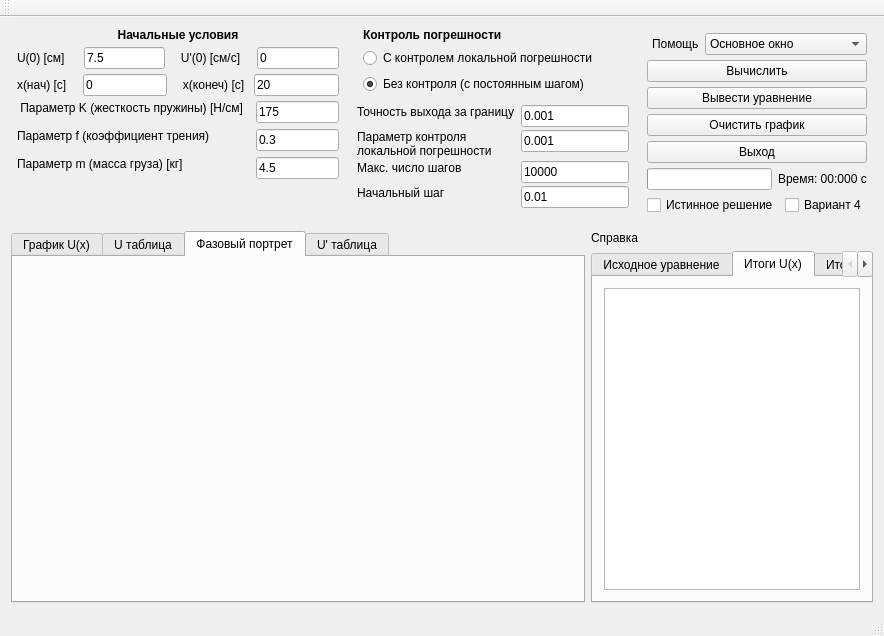
<?xml version="1.0" encoding="UTF-8"?>
<ui version="4.0">
 <class>MainWindow</class>
 <widget class="QMainWindow" name="MainWindow">
  <property name="geometry">
   <rect>
    <x>0</x>
    <y>0</y>
    <width>884</width>
    <height>636</height>
   </rect>
  </property>
  <property name="windowTitle">
   <string>MainWindow</string>
  </property>
  <widget class="QWidget" name="centralWidget">
   <layout class="QVBoxLayout" name="verticalLayout_7">
    <item>
     <layout class="QHBoxLayout" name="horizontalLayout_13">
      <property name="sizeConstraint">
       <enum>QLayout::SetMinimumSize</enum>
      </property>
      <item>
       <layout class="QVBoxLayout" name="verticalLayout_5">
        <property name="spacing">
         <number>0</number>
        </property>
        <property name="leftMargin">
         <number>6</number>
        </property>
        <property name="rightMargin">
         <number>6</number>
        </property>
        <property name="bottomMargin">
         <number>10</number>
        </property>
        <item>
         <widget class="QLabel" name="label_2">
          <property name="sizePolicy">
           <sizepolicy hsizetype="Preferred" vsizetype="Fixed">
            <horstretch>0</horstretch>
            <verstretch>0</verstretch>
           </sizepolicy>
          </property>
          <property name="font">
           <font>
            <weight>75</weight>
            <bold>true</bold>
           </font>
          </property>
          <property name="text">
           <string>Начальные условия</string>
          </property>
          <property name="alignment">
           <set>Qt::AlignCenter</set>
          </property>
         </widget>
        </item>
        <item>
         <layout class="QHBoxLayout" name="horizontalLayout">
          <property name="topMargin">
           <number>5</number>
          </property>
          <item>
           <widget class="QLabel" name="label_10">
            <property name="sizePolicy">
             <sizepolicy hsizetype="Preferred" vsizetype="Fixed">
              <horstretch>0</horstretch>
              <verstretch>0</verstretch>
             </sizepolicy>
            </property>
            <property name="text">
             <string>U(0) [см]    </string>
            </property>
           </widget>
          </item>
          <item>
           <widget class="QLineEdit" name="lineEdit_7">
            <property name="sizePolicy">
             <sizepolicy hsizetype="Expanding" vsizetype="Fixed">
              <horstretch>0</horstretch>
              <verstretch>0</verstretch>
             </sizepolicy>
            </property>
            <property name="text">
             <string>7.5</string>
            </property>
           </widget>
          </item>
          <item>
           <widget class="QLabel" name="label_11">
            <property name="sizePolicy">
             <sizepolicy hsizetype="Preferred" vsizetype="Fixed">
              <horstretch>0</horstretch>
              <verstretch>0</verstretch>
             </sizepolicy>
            </property>
            <property name="text">
             <string>   U'(0) [см/с]   </string>
            </property>
           </widget>
          </item>
          <item>
           <widget class="QLineEdit" name="lineEdit_6">
            <property name="sizePolicy">
             <sizepolicy hsizetype="Expanding" vsizetype="Fixed">
              <horstretch>0</horstretch>
              <verstretch>0</verstretch>
             </sizepolicy>
            </property>
            <property name="text">
             <string>0</string>
            </property>
           </widget>
          </item>
         </layout>
        </item>
        <item>
         <layout class="QHBoxLayout" name="horizontalLayout_2">
          <property name="topMargin">
           <number>5</number>
          </property>
          <item>
           <widget class="QLabel" name="label_12">
            <property name="sizePolicy">
             <sizepolicy hsizetype="Preferred" vsizetype="Fixed">
              <horstretch>0</horstretch>
              <verstretch>0</verstretch>
             </sizepolicy>
            </property>
            <property name="text">
             <string>x(нач) [c]   </string>
            </property>
           </widget>
          </item>
          <item>
           <widget class="QLineEdit" name="lineEdit_8">
            <property name="sizePolicy">
             <sizepolicy hsizetype="Expanding" vsizetype="Fixed">
              <horstretch>0</horstretch>
              <verstretch>0</verstretch>
             </sizepolicy>
            </property>
            <property name="text">
             <string>0</string>
            </property>
           </widget>
          </item>
          <item>
           <widget class="QLabel" name="label_13">
            <property name="sizePolicy">
             <sizepolicy hsizetype="Preferred" vsizetype="Fixed">
              <horstretch>0</horstretch>
              <verstretch>0</verstretch>
             </sizepolicy>
            </property>
            <property name="text">
             <string>   x(конеч) [c] </string>
            </property>
           </widget>
          </item>
          <item>
           <widget class="QLineEdit" name="leX_end">
            <property name="sizePolicy">
             <sizepolicy hsizetype="Expanding" vsizetype="Fixed">
              <horstretch>0</horstretch>
              <verstretch>0</verstretch>
             </sizepolicy>
            </property>
            <property name="text">
             <string>20</string>
            </property>
           </widget>
          </item>
         </layout>
        </item>
        <item>
         <layout class="QFormLayout" name="formLayout_2">
          <property name="sizeConstraint">
           <enum>QLayout::SetNoConstraint</enum>
          </property>
          <property name="fieldGrowthPolicy">
           <enum>QFormLayout::FieldsStayAtSizeHint</enum>
          </property>
          <property name="topMargin">
           <number>5</number>
          </property>
          <item row="0" column="0">
           <widget class="QLabel" name="label_14">
            <property name="sizePolicy">
             <sizepolicy hsizetype="Preferred" vsizetype="Fixed">
              <horstretch>0</horstretch>
              <verstretch>0</verstretch>
             </sizepolicy>
            </property>
            <property name="text">
             <string> Параметр K (жесткость пружины) [H/см]  </string>
            </property>
           </widget>
          </item>
          <item row="0" column="1">
           <widget class="QLineEdit" name="lineEdit_10">
            <property name="sizePolicy">
             <sizepolicy hsizetype="Expanding" vsizetype="Fixed">
              <horstretch>0</horstretch>
              <verstretch>0</verstretch>
             </sizepolicy>
            </property>
            <property name="text">
             <string>175</string>
            </property>
           </widget>
          </item>
          <item row="1" column="0">
           <widget class="QLabel" name="label_15">
            <property name="sizePolicy">
             <sizepolicy hsizetype="Preferred" vsizetype="Fixed">
              <horstretch>0</horstretch>
              <verstretch>0</verstretch>
             </sizepolicy>
            </property>
            <property name="text">
             <string>Параметр f (коэффициент трения)  </string>
            </property>
           </widget>
          </item>
          <item row="1" column="1">
           <widget class="QLineEdit" name="lineEdit_11">
            <property name="sizePolicy">
             <sizepolicy hsizetype="Expanding" vsizetype="Fixed">
              <horstretch>0</horstretch>
              <verstretch>0</verstretch>
             </sizepolicy>
            </property>
            <property name="text">
             <string>0.3</string>
            </property>
           </widget>
          </item>
          <item row="2" column="0">
           <widget class="QLabel" name="label_16">
            <property name="sizePolicy">
             <sizepolicy hsizetype="Preferred" vsizetype="Fixed">
              <horstretch>0</horstretch>
              <verstretch>0</verstretch>
             </sizepolicy>
            </property>
            <property name="text">
             <string>Параметр m (масса груза) [кг]                </string>
            </property>
           </widget>
          </item>
          <item row="2" column="1">
           <widget class="QLineEdit" name="lineEdit_12">
            <property name="sizePolicy">
             <sizepolicy hsizetype="Expanding" vsizetype="Fixed">
              <horstretch>0</horstretch>
              <verstretch>0</verstretch>
             </sizepolicy>
            </property>
            <property name="text">
             <string>4.5</string>
            </property>
           </widget>
          </item>
         </layout>
        </item>
       </layout>
      </item>
      <item>
       <layout class="QVBoxLayout" name="verticalLayout_2">
        <property name="leftMargin">
         <number>6</number>
        </property>
        <property name="rightMargin">
         <number>6</number>
        </property>
        <property name="bottomMargin">
         <number>10</number>
        </property>
        <item>
         <layout class="QVBoxLayout" name="verticalLayout_4">
          <property name="sizeConstraint">
           <enum>QLayout::SetFixedSize</enum>
          </property>
          <property name="leftMargin">
           <number>6</number>
          </property>
          <property name="rightMargin">
           <number>6</number>
          </property>
          <item>
           <widget class="QLabel" name="label_9">
            <property name="sizePolicy">
             <sizepolicy hsizetype="Preferred" vsizetype="Fixed">
              <horstretch>0</horstretch>
              <verstretch>0</verstretch>
             </sizepolicy>
            </property>
            <property name="font">
             <font>
              <weight>75</weight>
              <bold>true</bold>
             </font>
            </property>
            <property name="text">
             <string>Контроль погрешности</string>
            </property>
           </widget>
          </item>
          <item>
           <widget class="QRadioButton" name="radioButton_2">
            <property name="sizePolicy">
             <sizepolicy hsizetype="Minimum" vsizetype="Fixed">
              <horstretch>0</horstretch>
              <verstretch>0</verstretch>
             </sizepolicy>
            </property>
            <property name="text">
             <string>С контролем локальной погрешности</string>
            </property>
            <property name="checked">
             <bool>false</bool>
            </property>
           </widget>
          </item>
          <item>
           <widget class="QRadioButton" name="radioButton_3">
            <property name="sizePolicy">
             <sizepolicy hsizetype="Minimum" vsizetype="Fixed">
              <horstretch>0</horstretch>
              <verstretch>0</verstretch>
             </sizepolicy>
            </property>
            <property name="text">
             <string>Без контроля (с постоянным шагом)</string>
            </property>
            <property name="checked">
             <bool>true</bool>
            </property>
           </widget>
          </item>
         </layout>
        </item>
        <item>
         <layout class="QFormLayout" name="formLayout">
          <property name="sizeConstraint">
           <enum>QLayout::SetFixedSize</enum>
          </property>
          <property name="fieldGrowthPolicy">
           <enum>QFormLayout::FieldsStayAtSizeHint</enum>
          </property>
          <property name="rowWrapPolicy">
           <enum>QFormLayout::DontWrapRows</enum>
          </property>
          <property name="verticalSpacing">
           <number>3</number>
          </property>
          <property name="topMargin">
           <number>5</number>
          </property>
          <item row="0" column="0">
           <widget class="QLabel" name="label_3">
            <property name="sizePolicy">
             <sizepolicy hsizetype="Preferred" vsizetype="Fixed">
              <horstretch>0</horstretch>
              <verstretch>0</verstretch>
             </sizepolicy>
            </property>
            <property name="text">
             <string>Точность выхода за границу</string>
            </property>
           </widget>
          </item>
          <item row="0" column="1">
           <widget class="QLineEdit" name="lineEdit">
            <property name="sizePolicy">
             <sizepolicy hsizetype="MinimumExpanding" vsizetype="Fixed">
              <horstretch>0</horstretch>
              <verstretch>0</verstretch>
             </sizepolicy>
            </property>
            <property name="text">
             <string>0.001</string>
            </property>
           </widget>
          </item>
          <item row="1" column="0">
           <widget class="QLabel" name="label_4">
            <property name="sizePolicy">
             <sizepolicy hsizetype="Preferred" vsizetype="Fixed">
              <horstretch>0</horstretch>
              <verstretch>0</verstretch>
             </sizepolicy>
            </property>
            <property name="text">
             <string>Параметр контроля локальной погрешности </string>
            </property>
            <property name="wordWrap">
             <bool>true</bool>
            </property>
           </widget>
          </item>
          <item row="1" column="1">
           <widget class="QLineEdit" name="lineEdit_2">
            <property name="sizePolicy">
             <sizepolicy hsizetype="MinimumExpanding" vsizetype="Fixed">
              <horstretch>0</horstretch>
              <verstretch>0</verstretch>
             </sizepolicy>
            </property>
            <property name="text">
             <string>0.001</string>
            </property>
           </widget>
          </item>
          <item row="2" column="0">
           <widget class="QLabel" name="label_5">
            <property name="sizePolicy">
             <sizepolicy hsizetype="Preferred" vsizetype="Fixed">
              <horstretch>0</horstretch>
              <verstretch>0</verstretch>
             </sizepolicy>
            </property>
            <property name="text">
             <string>Макс. число шагов</string>
            </property>
           </widget>
          </item>
          <item row="2" column="1">
           <widget class="QLineEdit" name="lineEdit_3">
            <property name="sizePolicy">
             <sizepolicy hsizetype="MinimumExpanding" vsizetype="Fixed">
              <horstretch>0</horstretch>
              <verstretch>0</verstretch>
             </sizepolicy>
            </property>
            <property name="text">
             <string>10000</string>
            </property>
           </widget>
          </item>
          <item row="3" column="0">
           <widget class="QLabel" name="label_6">
            <property name="sizePolicy">
             <sizepolicy hsizetype="Preferred" vsizetype="Fixed">
              <horstretch>0</horstretch>
              <verstretch>0</verstretch>
             </sizepolicy>
            </property>
            <property name="text">
             <string>Начальный шаг</string>
            </property>
           </widget>
          </item>
          <item row="3" column="1">
           <widget class="QLineEdit" name="lineEdit_4">
            <property name="sizePolicy">
             <sizepolicy hsizetype="MinimumExpanding" vsizetype="Fixed">
              <horstretch>0</horstretch>
              <verstretch>0</verstretch>
             </sizepolicy>
            </property>
            <property name="text">
             <string>0.01</string>
            </property>
           </widget>
          </item>
         </layout>
        </item>
       </layout>
      </item>
      <item>
       <spacer name="horizontalSpacer">
        <property name="orientation">
         <enum>Qt::Horizontal</enum>
        </property>
        <property name="sizeHint" stdset="0">
         <size>
          <width>40</width>
          <height>20</height>
         </size>
        </property>
       </spacer>
      </item>
      <item>
       <layout class="QVBoxLayout" name="verticalLayout" stretch="0,0,0,0,0,0,0">
        <property name="spacing">
         <number>5</number>
        </property>
        <property name="leftMargin">
         <number>6</number>
        </property>
        <property name="rightMargin">
         <number>6</number>
        </property>
        <property name="bottomMargin">
         <number>10</number>
        </property>
        <item>
         <layout class="QHBoxLayout" name="horizontalLayout_11">
          <property name="topMargin">
           <number>5</number>
          </property>
          <item>
           <widget class="QLabel" name="label">
            <property name="sizePolicy">
             <sizepolicy hsizetype="Fixed" vsizetype="Fixed">
              <horstretch>0</horstretch>
              <verstretch>0</verstretch>
             </sizepolicy>
            </property>
            <property name="font">
             <font>
              <weight>50</weight>
              <bold>false</bold>
             </font>
            </property>
            <property name="toolTip">
             <string>&lt;html&gt;&lt;head/&gt;&lt;body&gt;&lt;p&gt;Задача&lt;/p&gt;&lt;/body&gt;&lt;/html&gt;</string>
            </property>
            <property name="text">
             <string>Помощь</string>
            </property>
            <property name="indent">
             <number>5</number>
            </property>
           </widget>
          </item>
          <item>
           <widget class="QComboBox" name="comboBox">
            <property name="enabled">
             <bool>true</bool>
            </property>
            <property name="sizePolicy">
             <sizepolicy hsizetype="MinimumExpanding" vsizetype="Fixed">
              <horstretch>0</horstretch>
              <verstretch>0</verstretch>
             </sizepolicy>
            </property>
            <property name="editable">
             <bool>false</bool>
            </property>
            <property name="currentText">
             <string>Основное окно</string>
            </property>
            <item>
             <property name="text">
              <string>Основное окно</string>
             </property>
            </item>
            <item>
             <property name="text">
              <string>Постановка задачи</string>
             </property>
            </item>
           </widget>
          </item>
         </layout>
        </item>
        <item>
         <widget class="QPushButton" name="pbCalculate">
          <property name="sizePolicy">
           <sizepolicy hsizetype="MinimumExpanding" vsizetype="Fixed">
            <horstretch>0</horstretch>
            <verstretch>0</verstretch>
           </sizepolicy>
          </property>
          <property name="text">
           <string>Вычислить</string>
          </property>
         </widget>
        </item>
        <item>
         <widget class="QPushButton" name="pbResults">
          <property name="sizePolicy">
           <sizepolicy hsizetype="MinimumExpanding" vsizetype="Fixed">
            <horstretch>0</horstretch>
            <verstretch>0</verstretch>
           </sizepolicy>
          </property>
          <property name="text">
           <string>Вывести уравнение</string>
          </property>
         </widget>
        </item>
        <item>
         <widget class="QPushButton" name="pbClearCharts">
          <property name="sizePolicy">
           <sizepolicy hsizetype="MinimumExpanding" vsizetype="Fixed">
            <horstretch>0</horstretch>
            <verstretch>0</verstretch>
           </sizepolicy>
          </property>
          <property name="text">
           <string>Очистить график</string>
          </property>
         </widget>
        </item>
        <item>
         <widget class="QPushButton" name="pbQuit">
          <property name="sizePolicy">
           <sizepolicy hsizetype="MinimumExpanding" vsizetype="Fixed">
            <horstretch>0</horstretch>
            <verstretch>0</verstretch>
           </sizepolicy>
          </property>
          <property name="text">
           <string>Выход</string>
          </property>
         </widget>
        </item>
        <item>
         <layout class="QVBoxLayout" name="verticalLayout_6">
          <property name="spacing">
           <number>0</number>
          </property>
          <property name="bottomMargin">
           <number>0</number>
          </property>
          <item>
           <layout class="QHBoxLayout" name="horizontalLayout_12">
            <item>
             <widget class="QProgressBar" name="progBar">
              <property name="sizePolicy">
               <sizepolicy hsizetype="MinimumExpanding" vsizetype="Fixed">
                <horstretch>0</horstretch>
                <verstretch>0</verstretch>
               </sizepolicy>
              </property>
              <property name="maximum">
               <number>50</number>
              </property>
              <property name="value">
               <number>0</number>
              </property>
              <property name="textVisible">
               <bool>false</bool>
              </property>
             </widget>
            </item>
            <item>
             <widget class="QLabel" name="lbElapsedTSecs">
              <property name="sizePolicy">
               <sizepolicy hsizetype="Fixed" vsizetype="Fixed">
                <horstretch>0</horstretch>
                <verstretch>0</verstretch>
               </sizepolicy>
              </property>
              <property name="text">
               <string>Время: 00:000 с</string>
              </property>
             </widget>
            </item>
           </layout>
          </item>
         </layout>
        </item>
        <item>
         <layout class="QHBoxLayout" name="horizontalLayout_3">
          <item>
           <widget class="QCheckBox" name="check_true">
            <property name="text">
             <string>Истинное решение</string>
            </property>
           </widget>
          </item>
          <item>
           <widget class="QCheckBox" name="check_var4">
            <property name="text">
             <string>Вариант 4</string>
            </property>
           </widget>
          </item>
         </layout>
        </item>
       </layout>
      </item>
     </layout>
    </item>
    <item>
     <layout class="QHBoxLayout" name="horizontalLayout_14">
      <property name="sizeConstraint">
       <enum>QLayout::SetMaximumSize</enum>
      </property>
      <item>
       <widget class="QTabWidget" name="twMain">
        <property name="sizePolicy">
         <sizepolicy hsizetype="Expanding" vsizetype="Expanding">
          <horstretch>0</horstretch>
          <verstretch>200</verstretch>
         </sizepolicy>
        </property>
        <property name="currentIndex">
         <number>2</number>
        </property>
        <widget class="QWidget" name="tabChart">
         <attribute name="title">
          <string>График U(x)</string>
         </attribute>
        </widget>
        <widget class="QWidget" name="tabTable">
         <attribute name="title">
          <string>U таблица</string>
         </attribute>
         <layout class="QHBoxLayout" name="horizontalLayout_6">
          <item>
           <widget class="QTableWidget" name="tableWidget"/>
          </item>
         </layout>
        </widget>
        <widget class="QWidget" name="tab_chart2">
         <attribute name="title">
          <string>Фазовый портрет</string>
         </attribute>
        </widget>
        <widget class="QWidget" name="tab_11">
         <attribute name="title">
          <string>U' таблица</string>
         </attribute>
         <layout class="QHBoxLayout" name="horizontalLayout_8">
          <item>
           <widget class="QTableWidget" name="tableWidget_2"/>
          </item>
         </layout>
        </widget>
       </widget>
      </item>
      <item>
       <layout class="QVBoxLayout" name="verticalLayout_3">
        <item>
         <widget class="QLabel" name="label_7">
          <property name="text">
           <string>Справка</string>
          </property>
         </widget>
        </item>
        <item>
         <widget class="QTabWidget" name="twInfo">
          <property name="sizePolicy">
           <sizepolicy hsizetype="Preferred" vsizetype="Expanding">
            <horstretch>0</horstretch>
            <verstretch>200</verstretch>
           </sizepolicy>
          </property>
          <property name="minimumSize">
           <size>
            <width>200</width>
            <height>0</height>
           </size>
          </property>
          <property name="maximumSize">
           <size>
            <width>300</width>
            <height>16777215</height>
           </size>
          </property>
          <property name="toolTip">
           <string>&lt;html&gt;&lt;head/&gt;&lt;body&gt;&lt;p&gt;U0=1&lt;/p&gt;&lt;/body&gt;&lt;/html&gt;</string>
          </property>
          <property name="currentIndex">
           <number>1</number>
          </property>
          <widget class="QWidget" name="tab_1">
           <attribute name="title">
            <string>Исходное уравнение</string>
           </attribute>
           <layout class="QHBoxLayout" name="horizontalLayout_10" stretch="0">
            <property name="spacing">
             <number>3</number>
            </property>
            <property name="leftMargin">
             <number>3</number>
            </property>
            <property name="topMargin">
             <number>3</number>
            </property>
            <property name="rightMargin">
             <number>3</number>
            </property>
            <property name="bottomMargin">
             <number>3</number>
            </property>
            <item>
             <widget class="QTextEdit" name="teInfo">
              <property name="sizePolicy">
               <sizepolicy hsizetype="Preferred" vsizetype="Expanding">
                <horstretch>0</horstretch>
                <verstretch>0</verstretch>
               </sizepolicy>
              </property>
             </widget>
            </item>
           </layout>
          </widget>
          <widget class="QWidget" name="tab_2">
           <attribute name="title">
            <string>Итоги U(x)</string>
           </attribute>
           <layout class="QHBoxLayout" name="horizontalLayout_9">
            <item>
             <widget class="QTextEdit" name="textEdit">
              <property name="sizePolicy">
               <sizepolicy hsizetype="Expanding" vsizetype="Expanding">
                <horstretch>0</horstretch>
                <verstretch>0</verstretch>
               </sizepolicy>
              </property>
             </widget>
            </item>
           </layout>
          </widget>
          <widget class="QWidget" name="tab_6">
           <attribute name="title">
            <string>Итоги U'(x)</string>
           </attribute>
           <layout class="QHBoxLayout" name="horizontalLayout_7">
            <item>
             <widget class="QTextEdit" name="textEdit_2"/>
            </item>
           </layout>
          </widget>
         </widget>
        </item>
       </layout>
      </item>
     </layout>
    </item>
   </layout>
  </widget>
  <widget class="QMenuBar" name="menuBar">
   <property name="geometry">
    <rect>
     <x>0</x>
     <y>0</y>
     <width>884</width>
     <height>17</height>
    </rect>
   </property>
  </widget>
  <widget class="QToolBar" name="mainToolBar">
   <attribute name="toolBarArea">
    <enum>TopToolBarArea</enum>
   </attribute>
   <attribute name="toolBarBreak">
    <bool>false</bool>
   </attribute>
  </widget>
  <widget class="QStatusBar" name="statusBar"/>
 </widget>
 <layoutdefault spacing="6" margin="11"/>
 <resources/>
 <connections>
  <connection>
   <sender>pbQuit</sender>
   <signal>clicked()</signal>
   <receiver>MainWindow</receiver>
   <slot>close()</slot>
   <hints>
    <hint type="sourcelabel">
     <x>897</x>
     <y>229</y>
    </hint>
    <hint type="destinationlabel">
     <x>311</x>
     <y>196</y>
    </hint>
   </hints>
  </connection>
 </connections>
</ui>
